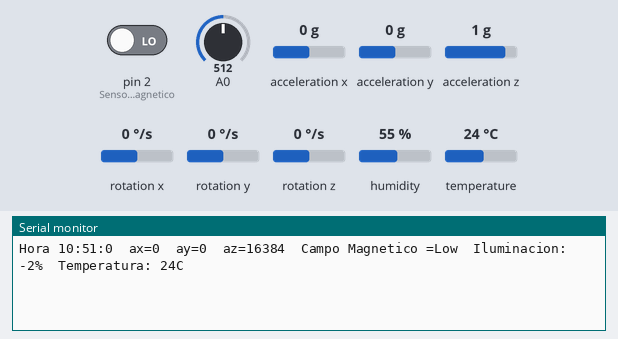
The sketch below on a simulated Arduino Uno, built with avr-gcc and run on an emulated ATmega328P. Shown: the last lines printed to the serial monitor. The test bench sets the inputs (shaded band); at power-on: pin 2 (Sensor_de_Campo_Magnetico) LOW, acceleration x 0 g, temperature 24 °C, A0 = 512, acceleration y 0 g, acceleration z 1 g, rotation x 0 °/s, rotation y 0 °/s, rotation z 0 °/s, humidity 55 %.

Above: at 1.2 s.
1.3 s: pin 2 (Sensor_de_Campo_Magnetico) driven HIGH
At 1.9 s:
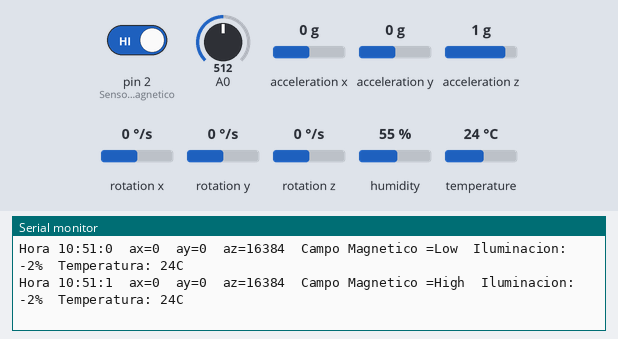
4.5 s: acceleration x set to -1.4 g
At 5.3 s:
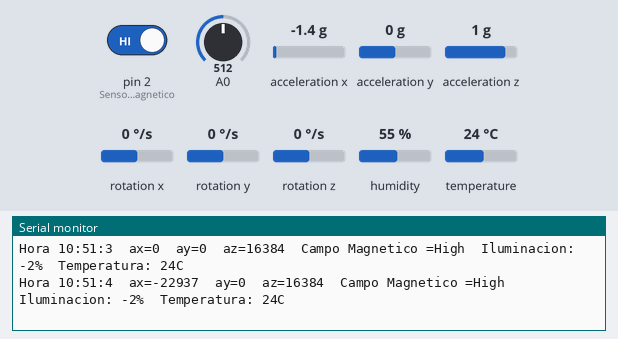
6.3 s: temperature set to 12 °C
At 8.0 s:
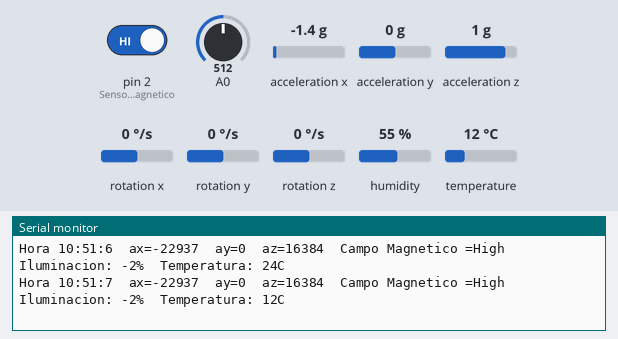
8.1 s: A0 set to 716
At 9.7 s:
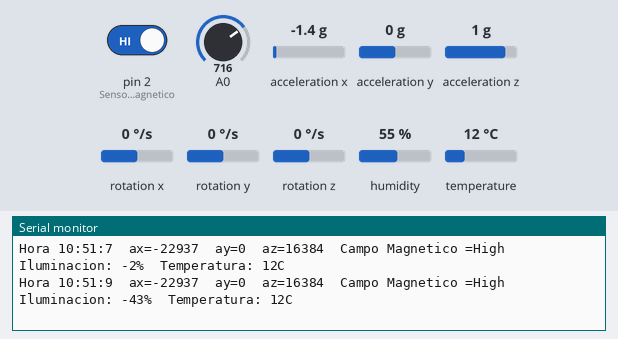
9.9 s: acceleration y set to -1.4 g
At 11.5 s:
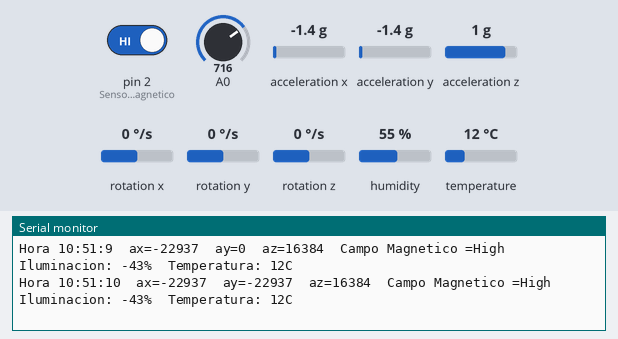
11.7 s: acceleration z set to -1.4 g
At 13.2 s:
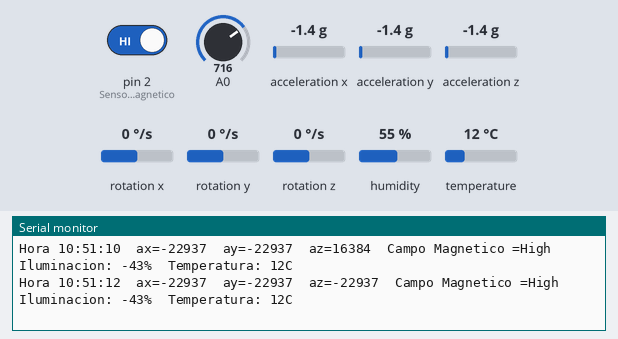
Timing chart, 0 to 14.7 s (numbered marks = the images above; inputs shaded):
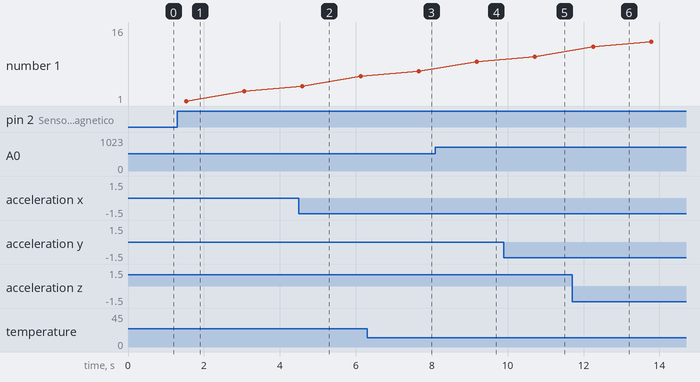

Measured:
- after the input at 1.3 s, the serial monitor: prints a new line after 0.23 s (image 1)
- after the input at 4.5 s, the serial monitor: prints a new line after 0.09 s (image 2)
- after the input at 6.3 s, the serial monitor: prints a new line after 1.4 s (image 3)
- after the input at 8.1 s, the serial monitor: prints a new line after 1.1 s (image 4)
- after the input at 9.9 s, the serial monitor: prints a new line after 0.82 s (image 5)
- after the input at 11.7 s, the serial monitor: prints a new line after 0.55 s (image 6)

The sketch:

casa2.ino
```cpp
//Acelerometro, campo magnetico, intensidad de luz, reloj, temperatura.
// la libreria MPU6050.h necesita I2Cdev.h, I2Cdev.h necesita Wire.h
#include "I2Cdev.h"
#include "MPU6050.h"
#include "Wire.h"
#include <SimpleDHT.h>
#include <TimeLib.h>

// La dirección del MPU6050 puede ser 0x68 o 0x69, dependiendo
// del estado de AD0. Si no se especifica, 0x68 estará implicito
MPU6050 sensor;

// Valores RAW (sin procesar) del acelerometro y giroscopio en los ejes x,y,z
int ax, ay, az;
int gx, gy, gz;
int dato=0;
int pinDHT11 = 3;
SimpleDHT11 dht11(pinDHT11);
int ax_o,ay_o,az_o;
int gx_o,gy_o,gz_o;
void setup()
{
  Serial.begin(115200);    //Iniciando puerto serial
  Wire.begin();           //Iniciando I2C
  sensor.initialize();    //Iniciando el sensor
  pinMode(2,INPUT);       //Sensor de Campo Magnetico
  setTime(10,51,00,6,9,2021);

  if (sensor.testConnection()){}
}

void loop() {
  // Hora
      /*Serial.print(day(t));
      Serial.print(+ "/") ;
      Serial.print(month(t));
      Serial.print(+ "/") ;
      Serial.print(year(t));
      Serial.print( " ") ;
      */
      Serial.print("Hora ");
      Serial.print(hour());
      Serial.print(+ ":") ;
      Serial.print(minute());
      Serial.print(":") ;
      Serial.print(second());
      Serial.print("\t");


  // Leer las aceleraciones y velocidades angulares
  sensor.getAcceleration(&ax, &ay, &az);
  sensor.getRotation(&gx, &gy, &gz);

  //Mostrar las lecturas separadas por un [tab]
  //Serial.print("a[x y z] g[x y z]:\t");
  Serial.print("ax=");Serial.print(ax); Serial.print("\t");
  Serial.print("ay=");Serial.print(ay); Serial.print("\t");
  Serial.print("az=");Serial.print(az); Serial.print("\t");
  //Serial.print(gx); Serial.print("\t");
  //Serial.print(gy); Serial.print("\t");
  //Serial.println(gz);


 //Sensor campo magnetico
  int estado=digitalRead(2);
  Serial.print("Campo Magnetico =");
  if(estado==HIGH)
  {
    Serial.print("High");
  }
  else {Serial.print("Low");}
  Serial.print("\t");

  //Sensor Luz
  dato=analogRead(A0);
  //Serial.println(dato);
  Serial.print("Iluminacion: " + String(((500-dato)*100)/500)+"%");
  Serial.print("\t");


  //Sensor de temperatura
  byte temperature = 0;
  byte humidity = 0;
  int err = SimpleDHTErrSuccess;
  if ((err = dht11.read(&temperature, &humidity, NULL)) != SimpleDHTErrSuccess) {
    //Serial.print("Read DHT11 failed, err="); Serial.println(err);delay(1000);
    return;
  }

  //Serial.print("Sample OK: ");
  //Serial.print("\t");
  Serial.print("Temperatura: "+String(temperature)); Serial.println("C");
  //Serial.print((int)humidity); Serial.println(" H");

  // DHT11 sampling rate is 1HZ.
  delay(1500);

  //delay(100);
}
```
